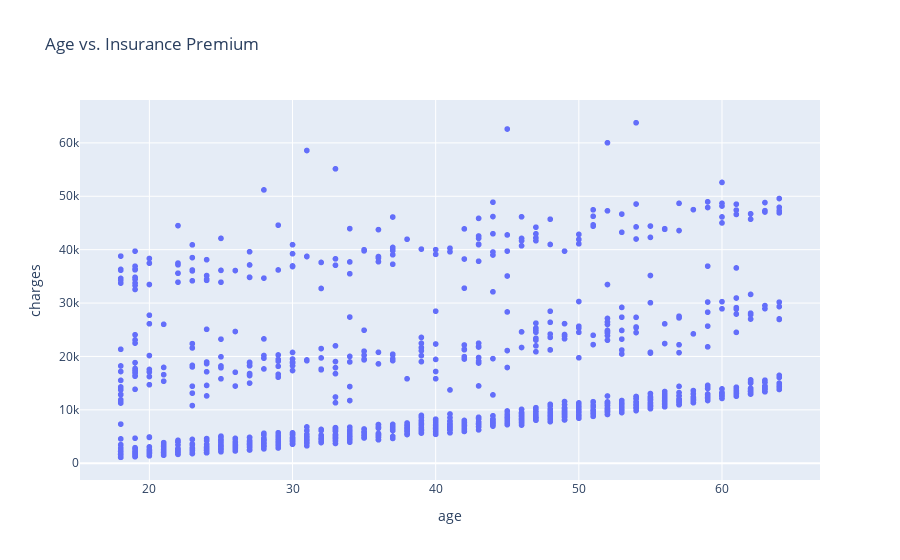

The code cell stored with this chart in its notebook:
### Code cell
import matplotlib
matplotlib.rcParams["figure.figsize"]=(10,6)
fig=px.scatter(df,x="age",y="charges",title="Age vs. Insurance Premium")
fig.show()

### Figure 1 — Plotly figure (JSON) as saved in the notebook; plotly's stock layout.template omitted (floating-point values rounded to 4 significant figures; data arrays with more than 128 entries replaced by an {"elided": "..."} marker saying what was removed)
{"data": [{"hovertemplate": "age=%{x}<br>charges=%{y}<extra></extra>", "legendgroup": "", "marker": {"color": "#636efa", "symbol": "circle"}, "mode": "markers", "name": "", "showlegend": false, "type": "scattergl", "x": {"elided": "1338 int values"}, "xaxis": "x", "y": {"elided": "1338 float values"}, "yaxis": "y"}], "layout": {"autosize": true, "legend": {"tracegroupgap": 0}, "title": {"text": "Age vs. Insurance Premium"}, "xaxis": {"anchor": "y", "autorange": true, "domain": [0, 1], "range": [15.22, 66.78], "title": {"text": "age"}, "type": "linear"}, "yaxis": {"anchor": "x", "autorange": true, "domain": [0, 1], "range": [-4048.0, 68940.0], "title": {"text": "charges"}, "type": "linear"}}}
